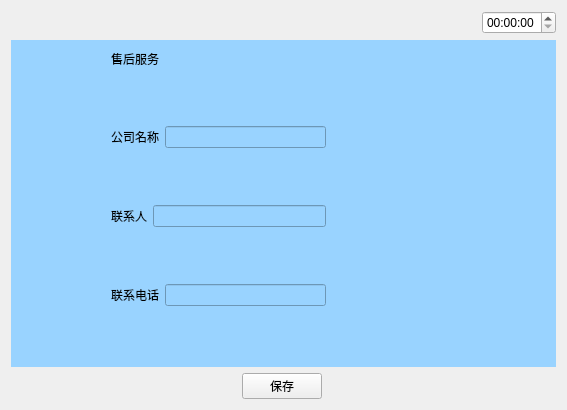
<?xml version="1.0" encoding="UTF-8"?>
<ui version="4.0">
 <class>Shouhou_product</class>
 <widget class="QWidget" name="Shouhou_product">
  <property name="geometry">
   <rect>
    <x>0</x>
    <y>0</y>
    <width>567</width>
    <height>410</height>
   </rect>
  </property>
  <property name="windowTitle">
   <string>Form</string>
  </property>
  <layout class="QVBoxLayout" name="verticalLayout_4" stretch="1,5,1">
   <item>
    <layout class="QHBoxLayout" name="horizontalLayout_5">
     <item>
      <widget class="QPushButton" name="pushButton">
       <property name="text">
        <string/>
       </property>
       <property name="icon">
        <iconset resource="myimages.qrc">
         <normaloff>:/image/images/4g.png</normaloff>:/image/images/4g.png</iconset>
       </property>
       <property name="flat">
        <bool>true</bool>
       </property>
      </widget>
     </item>
     <item>
      <widget class="QPushButton" name="pushButton_2">
       <property name="text">
        <string/>
       </property>
       <property name="icon">
        <iconset resource="myimages.qrc">
         <normaloff>:/image/images/wireless.svg</normaloff>:/image/images/wireless.svg</iconset>
       </property>
       <property name="flat">
        <bool>true</bool>
       </property>
      </widget>
     </item>
     <item>
      <widget class="QPushButton" name="pushButton_3">
       <property name="text">
        <string/>
       </property>
       <property name="icon">
        <iconset resource="myimages.qrc">
         <normaloff>:/image/images/bl.svg</normaloff>:/image/images/bl.svg</iconset>
       </property>
       <property name="flat">
        <bool>true</bool>
       </property>
      </widget>
     </item>
     <item>
      <widget class="QPushButton" name="pushButton_4">
       <property name="text">
        <string/>
       </property>
       <property name="icon">
        <iconset resource="myimages.qrc">
         <normaloff>:/image/images/locate.svg</normaloff>:/image/images/locate.svg</iconset>
       </property>
       <property name="flat">
        <bool>true</bool>
       </property>
      </widget>
     </item>
     <item>
      <spacer name="horizontalSpacer_4">
       <property name="orientation">
        <enum>Qt::Horizontal</enum>
       </property>
       <property name="sizeHint" stdset="0">
        <size>
         <width>40</width>
         <height>20</height>
        </size>
       </property>
      </spacer>
     </item>
     <item>
      <widget class="QTimeEdit" name="timeEdit_2"/>
     </item>
    </layout>
   </item>
   <item>
    <widget class="QWidget" name="widget" native="true">
     <property name="sizePolicy">
      <sizepolicy hsizetype="Preferred" vsizetype="Preferred">
       <horstretch>0</horstretch>
       <verstretch>0</verstretch>
      </sizepolicy>
     </property>
     <property name="contextMenuPolicy">
      <enum>Qt::DefaultContextMenu</enum>
     </property>
     <property name="styleSheet">
      <string notr="true">background-color: rgb(153, 211, 255);</string>
     </property>
     <layout class="QVBoxLayout" name="verticalLayout_2" stretch="1,3">
      <property name="leftMargin">
       <number>100</number>
      </property>
      <item>
       <layout class="QHBoxLayout" name="horizontalLayout">
        <item>
         <widget class="QLabel" name="label">
          <property name="text">
           <string>售后服务</string>
          </property>
         </widget>
        </item>
        <item>
         <spacer name="horizontalSpacer">
          <property name="orientation">
           <enum>Qt::Horizontal</enum>
          </property>
          <property name="sizeHint" stdset="0">
           <size>
            <width>40</width>
            <height>20</height>
           </size>
          </property>
         </spacer>
        </item>
        <item>
         <layout class="QVBoxLayout" name="verticalLayout"/>
        </item>
       </layout>
      </item>
      <item>
       <layout class="QHBoxLayout" name="horizontalLayout_9" stretch="1,1">
        <item>
         <layout class="QVBoxLayout" name="verticalLayout_3">
          <item>
           <layout class="QHBoxLayout" name="horizontalLayout_3">
            <item>
             <widget class="QLabel" name="label_2">
              <property name="text">
               <string>公司名称</string>
              </property>
             </widget>
            </item>
            <item>
             <widget class="QLineEdit" name="companyName"/>
            </item>
           </layout>
          </item>
          <item>
           <layout class="QHBoxLayout" name="horizontalLayout_7">
            <item>
             <widget class="QLabel" name="label_4">
              <property name="text">
               <string>联系人</string>
              </property>
             </widget>
            </item>
            <item>
             <widget class="QLineEdit" name="conPerson"/>
            </item>
           </layout>
          </item>
          <item>
           <layout class="QHBoxLayout" name="horizontalLayout_8">
            <item>
             <widget class="QLabel" name="label_5">
              <property name="text">
               <string>联系电话</string>
              </property>
             </widget>
            </item>
            <item>
             <widget class="QLineEdit" name="tel"/>
            </item>
           </layout>
          </item>
         </layout>
        </item>
        <item>
         <widget class="QPushButton" name="pushButton_5">
          <property name="sizePolicy">
           <sizepolicy hsizetype="Minimum" vsizetype="Minimum">
            <horstretch>0</horstretch>
            <verstretch>0</verstretch>
           </sizepolicy>
          </property>
          <property name="text">
           <string/>
          </property>
          <property name="icon">
           <iconset resource="myimages.qrc">
            <normaloff>:/image/images/phone.svg</normaloff>:/image/images/phone.svg</iconset>
          </property>
          <property name="iconSize">
           <size>
            <width>100</width>
            <height>100</height>
           </size>
          </property>
          <property name="flat">
           <bool>true</bool>
          </property>
         </widget>
        </item>
       </layout>
      </item>
     </layout>
    </widget>
   </item>
   <item>
    <layout class="QHBoxLayout" name="horizontalLayout_2">
     <item>
      <widget class="QPushButton" name="returnIndex">
       <property name="font">
        <font>
         <family>AR PL UMing TW MBE</family>
        </font>
       </property>
       <property name="styleSheet">
        <string notr="true">border-image: url(:/image/images/index.svg);</string>
       </property>
       <property name="text">
        <string/>
       </property>
       <property name="icon">
        <iconset resource="myimages.qrc">
         <normaloff>:/image/images/index.svg</normaloff>:/image/images/index.svg</iconset>
       </property>
       <property name="iconSize">
        <size>
         <width>40</width>
         <height>40</height>
        </size>
       </property>
       <property name="flat">
        <bool>true</bool>
       </property>
      </widget>
     </item>
     <item>
      <spacer name="horizontalSpacer_3">
       <property name="orientation">
        <enum>Qt::Horizontal</enum>
       </property>
       <property name="sizeHint" stdset="0">
        <size>
         <width>40</width>
         <height>20</height>
        </size>
       </property>
      </spacer>
     </item>
     <item>
      <widget class="QPushButton" name="save">
       <property name="text">
        <string>保存</string>
       </property>
      </widget>
     </item>
     <item>
      <spacer name="horizontalSpacer_2">
       <property name="orientation">
        <enum>Qt::Horizontal</enum>
       </property>
       <property name="sizeHint" stdset="0">
        <size>
         <width>40</width>
         <height>20</height>
        </size>
       </property>
      </spacer>
     </item>
     <item>
      <widget class="QPushButton" name="returnPage">
       <property name="text">
        <string/>
       </property>
       <property name="icon">
        <iconset resource="myimages.qrc">
         <normaloff>:/image/images/shangyiye.svg</normaloff>:/image/images/shangyiye.svg</iconset>
       </property>
       <property name="iconSize">
        <size>
         <width>40</width>
         <height>40</height>
        </size>
       </property>
       <property name="flat">
        <bool>true</bool>
       </property>
      </widget>
     </item>
    </layout>
   </item>
  </layout>
 </widget>
 <resources>
  <include location="myimages.qrc"/>
 </resources>
 <connections/>
</ui>
